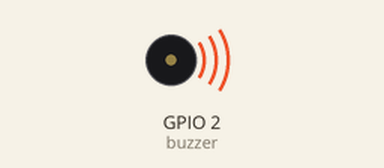
Recording of a sketch running on a simulated ESP32. On the bench: buzzer (waves = sounding).

Above: at 0.6 s.
Timing chart, 0 to 3.0 s (numbered marks = the images above):
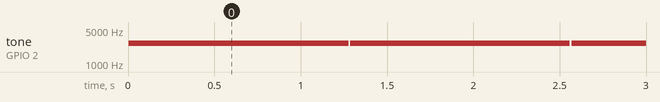

Measured:
- by itself, tone on GPIO 2 (buzzer): alternates 2700 Hz for 1.3 s and silent for 0.01 s

The sketch:

buzzer.ino
```cpp
const int buzzer = 2;
const int freq = 2700;
const int resolution = 8;

void setup(){
  // configure LED PWM
  ledcAttach(buzzer, freq, resolution);
}

void loop(){
  for(int dutyCycle = 0; dutyCycle <= 255; dutyCycle++){
    ledcWrite(buzzer, dutyCycle);
    delay(5);
  }
  for(int dutyCycle = 255; dutyCycle >= 0; dutyCycle--){
    ledcWrite(buzzer, dutyCycle);
    delay(5);
  }
}
```
